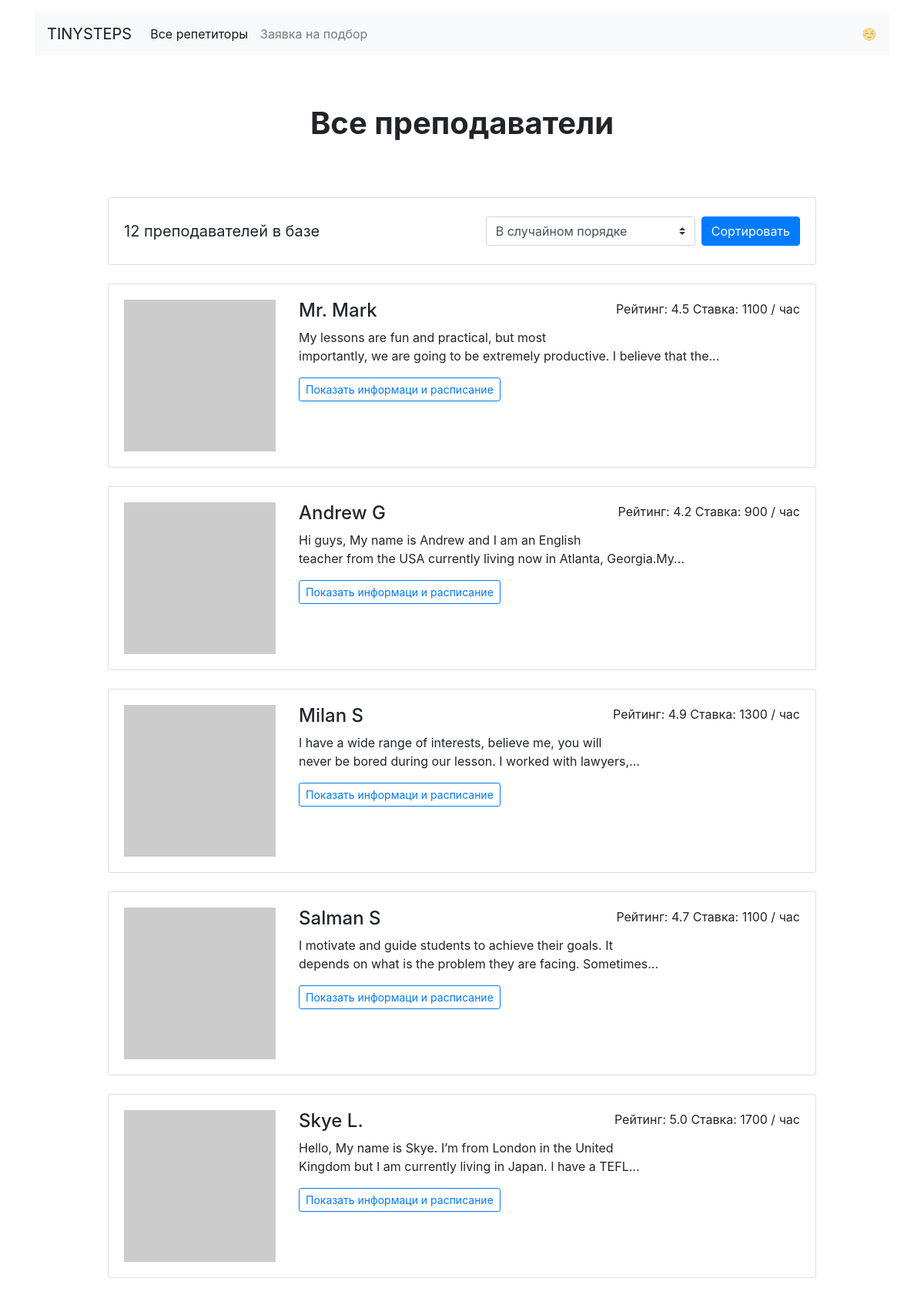
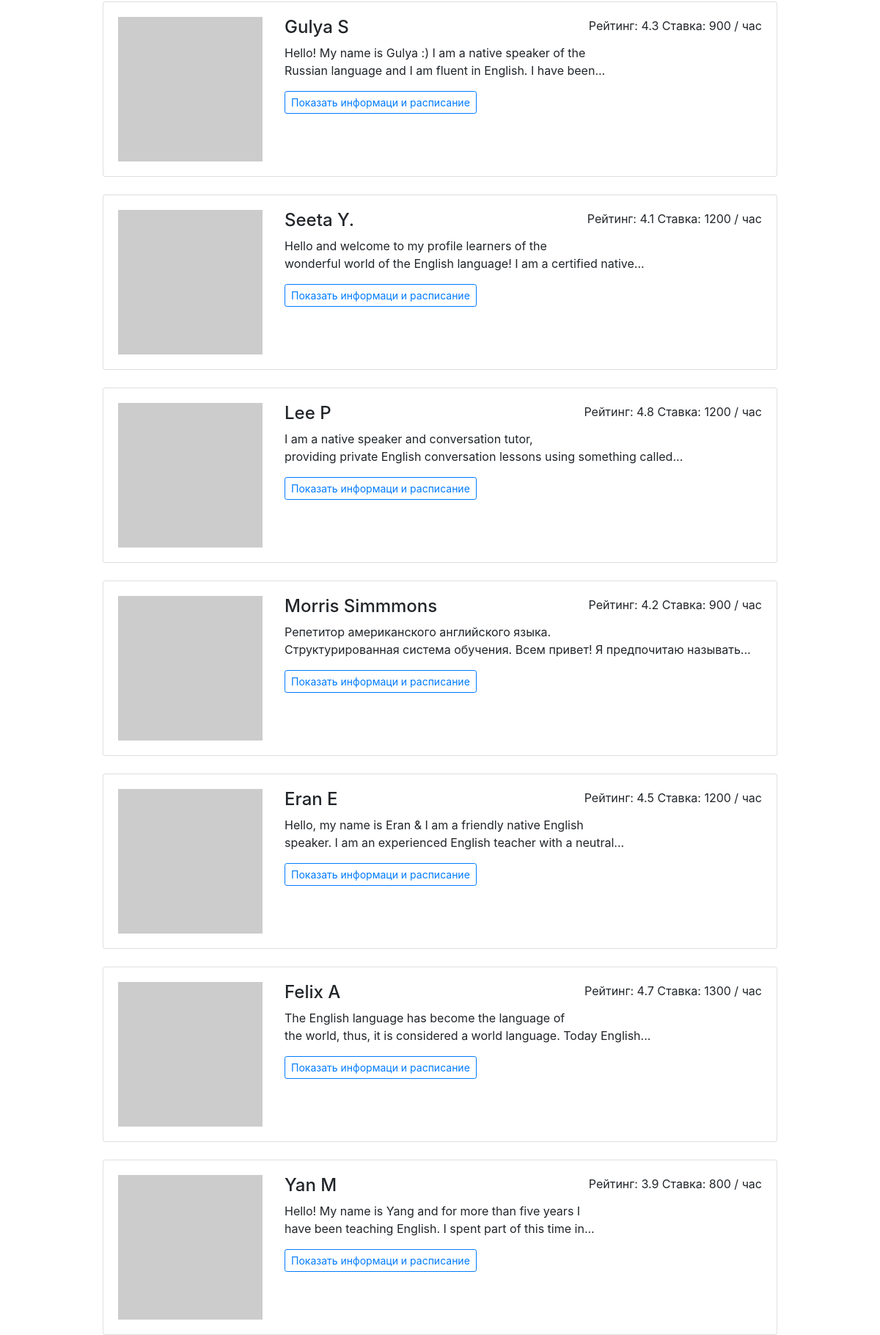
Page /all/ (upper part) on the committed database (2 pictures, top to bottom).
### app.py (models this page shows)
class Teacher(db.Model):
    __tablename__ = "teachers"
    id = db.Column(db.Integer, primary_key=True)
    name = db.Column(db.String(), nullable=False)
    about = db.Column(db.Text, nullable=False)
    rating = db.Column(db.Float, nullable=False)
    picture = db.Column(db.String(), nullable=False)
    price = db.Column(db.Integer, nullable=False)
    goals = db.relationship("Goal", secondary=teachers_goals_association, back_populates="teachers")
    free = db.Column(db.String(), nullable=False)
    bookings = db.relationship("Booking", back_populates="teacher")

### app.py (the view)
@app.route('/all/', methods=['POST', 'GET'])
def render_all():
    teachers = db.session.query(Teacher)
    selected_value = request.args.get('selected')
    if selected_value == '2':
        teachers = teachers.order_by(Teacher.rating.desc()).all()
    elif selected_value == '3':
        teachers = teachers.order_by(Teacher.price.desc()).all()
    elif selected_value == '4':
        teachers = teachers.order_by(Teacher.price).all()
    else:
        teachers = teachers.all()
        random.shuffle(teachers)
    return render_template('all.html',
                           teachers=teachers)

### templates/all.html (shortened to what this page needs)
  {% extends 'base.html' %}
  {% block container %}
  <main class="container mt-3">
    <h1 class="h1 text-center w-50 mx-auto mt-1 py-5 mb-4"><strong>Все преподаватели</strong></h1>
      <div class="row">
      <div class="col-12 col-lg-10 offset-lg-1 m-auto">
        <div class="card mb-4">
          <div class="card-body align-right">
            <p class="lead float-left d-inline-block mt-2 mb-0"><strong>{{ teachers|length() }} преподавателей в базе</strong></p>
            <form action="/all/" class="float-right d-inline-block">
              <div class="form-inline">
                <select class="custom-select my-1 mr-2" name="selected" id="inlineFormCustomSelectPref">
                  <option selected>В случайном порядке</option>
                </select>
                <button type="submit" class="btn btn-primary my-1">Сортировать</button>
              </div>
          </div>
        </div>
        {% for teacher in teachers %}
        {% include 'teacher_block.html' %}
        {% endfor %}
      </div>
    </div>
  </main>
  {% endblock %}

### templates/teacher_block.html
        <div class="card mb-4">
          <div class="card-body">
            <div class="row">
              <div class="col-3"><img src="{{ teacher.picture }}" class="img-fluid" alt=""></div>
              <div class="col-9">
                <p class="float-right">Рейтинг: {{ teacher.rating }} Ставка: {{ teacher.price }} / час</p>
                <h2 class="h4">{{ teacher.name }}</h2>
                <p>{{ teacher.about|truncate(120) }}</p>
                <a href="/profiles/{{ teacher.id }}/" class="btn btn-outline-primary btn-sm mr-3 mb-2">Показать информаци и расписание</a>
              </div>
            </div>
          </div>
        </div>

### rows in the picture
Teacher: rating "4.5", price "1100", name "Mr. Mark", about "My lessons are fun and practical, but most importantly, we are going to be extremely productive. I believe that the..."
Teacher: rating "4.2", price "900", name "Andrew G", about "Hi guys, My name is Andrew and I am an English teacher from the USA currently living now in Atlanta, Georgia.My..."
Teacher: rating "4.9", price "1300", name "Milan S", about "I have a wide range of interests, believe me, you will never be bored during our lesson. I worked with lawyers,..."
Teacher: rating "4.7", price "1100", name "Salman S", about "I motivate and guide students to achieve their goals. It depends on what is the problem they are facing. Sometimes..."
Teacher: rating "5.0", price "1700", name "Skye L.", about "Hello, My name is Skye. I’m from London in the United Kingdom but I am currently living in Japan. I have a TEFL..."
Teacher: rating "4.3", price "900", name "Gulya S", about "Hello! My name is Gulya :) I am a native speaker of the Russian language and I am fluent in English. I have been..."
Teacher: rating "4.1", price "1200", name "Seeta Y.", about "Hello and welcome to my profile learners of the wonderful world of the English language! I am a certified native..."
Teacher: rating "4.8", price "1200", name "Lee P", about "I am a native speaker and conversation tutor, providing private English conversation lessons using something called..."
Teacher: rating "4.2", price "900", name "Morris Simmmons", about "Репетитор американского английского языка. Структурированная система обучения. Всем привет! Я предпочитаю называть..."
Teacher: rating "4.5", price "1200", name "Eran E", about "Hello, my name is Eran & I am a friendly native English speaker. I am an experienced English teacher with a neutral..."
Teacher: rating "4.7", price "1300", name "Felix A", about "The English language has become the language of the world, thus, it is considered a world language. Today English..."
Teacher: rating "3.9", price "800", name "Yan M", about "Hello! My name is Yang and for more than five years I have been teaching English. I spent part of this time in..."

### other values in the picture
{{ teachers|length() }} "12"
